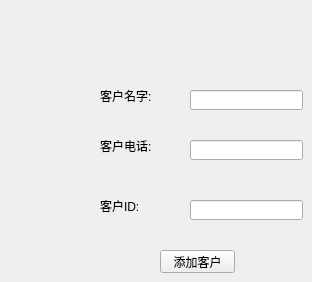
      <widget class="QWidget" name="tab_12">
       <attribute name="title">
        <string>添加客户</string>
       </attribute>
       <widget class="QLabel" name="label_30">
        <property name="geometry">
         <rect>
          <x>100</x>
          <y>80</y>
          <width>71</width>
          <height>31</height>
         </rect>
        </property>
        <property name="text">
         <string>客户名字:</string>
        </property>
       </widget>
       <widget class="QLineEdit" name="add_client_name">
        <property name="geometry">
         <rect>
          <x>190</x>
          <y>90</y>
          <width>113</width>
          <height>20</height>
         </rect>
        </property>
       </widget>
       <widget class="QLabel" name="label_31">
        <property name="geometry">
         <rect>
          <x>100</x>
          <y>130</y>
          <width>71</width>
          <height>31</height>
         </rect>
        </property>
        <property name="text">
         <string>客户电话:</string>
        </property>
       </widget>
       <widget class="QLineEdit" name="add_client_phone">
        <property name="geometry">
         <rect>
          <x>190</x>
          <y>140</y>
          <width>113</width>
          <height>20</height>
         </rect>
        </property>
       </widget>
       <widget class="QLabel" name="label_32">
        <property name="geometry">
         <rect>
          <x>100</x>
          <y>190</y>
          <width>71</width>
          <height>31</height>
         </rect>
        </property>
        <property name="text">
         <string>客户ID:</string>
        </property>
       </widget>
       <widget class="QLineEdit" name="add_client_id">
        <property name="geometry">
         <rect>
          <x>190</x>
          <y>200</y>
          <width>113</width>
          <height>20</height>
         </rect>
        </property>
       </widget>
       <widget class="QPushButton" name="add_client_button">
        <property name="geometry">
         <rect>
          <x>160</x>
          <y>250</y>
          <width>75</width>
          <height>23</height>
         </rect>
        </property>
        <property name="text">
         <string>添加客户</string>
        </property>
       </widget>
      </widget>
